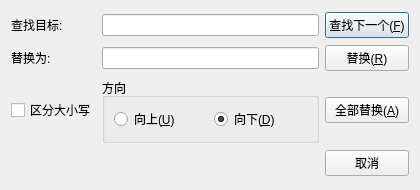
<?xml version="1.0" encoding="UTF-8"?>
<ui version="4.0">
 <class>ReplaceDialog</class>
 <widget class="QDialog" name="ReplaceDialog">
  <property name="geometry">
   <rect>
    <x>0</x>
    <y>0</y>
    <width>420</width>
    <height>190</height>
   </rect>
  </property>
  <property name="windowTitle">
   <string>替换</string>
  </property>
  <layout class="QGridLayout" name="gridLayout">
   <item row="0" column="0">
    <widget class="QLabel" name="label">
     <property name="text">
      <string>查找目标:</string>
     </property>
    </widget>
   </item>
   <item row="0" column="1">
    <widget class="QLineEdit" name="lineEditFind"/>
   </item>
   <item row="0" column="2">
    <widget class="QPushButton" name="btnFindNext">
     <property name="text">
      <string>查找下一个(&amp;F)</string>
     </property>
     <property name="default">
      <bool>true</bool>
     </property>
    </widget>
   </item>
   <item row="1" column="0">
    <widget class="QLabel" name="label_2">
     <property name="text">
      <string>替换为:</string>
     </property>
    </widget>
   </item>
   <item row="1" column="1">
    <widget class="QLineEdit" name="lineEditReplace"/>
   </item>
   <item row="1" column="2">
    <widget class="QPushButton" name="btnReplace">
     <property name="text">
      <string>替换(&amp;R)</string>
     </property>
    </widget>
   </item>
   <item row="2" column="0">
    <widget class="QCheckBox" name="chkCaseSensitive">
     <property name="text">
      <string>区分大小写</string>
     </property>
    </widget>
   </item>
   <item row="2" column="1">
    <widget class="QGroupBox" name="groupDirection">
     <property name="title">
      <string>方向</string>
     </property>
     <layout class="QHBoxLayout" name="horizontalLayout">
      <item>
       <widget class="QRadioButton" name="radioUp">
        <property name="text">
         <string>向上(&amp;U)</string>
        </property>
       </widget>
      </item>
      <item>
       <widget class="QRadioButton" name="radioDown">
        <property name="text">
         <string>向下(&amp;D)</string>
        </property>
        <property name="checked">
         <bool>true</bool>
        </property>
       </widget>
      </item>
     </layout>
    </widget>
   </item>
   <item row="2" column="2">
    <widget class="QPushButton" name="btnReplaceAll">
     <property name="text">
      <string>全部替换(&amp;A)</string>
     </property>
    </widget>
   </item>
   <item row="3" column="2">
    <widget class="QPushButton" name="btnCancel">
     <property name="text">
      <string>取消</string>
     </property>
    </widget>
   </item>
  </layout>
 </widget>
 <resources/>
 <connections/>
</ui>
